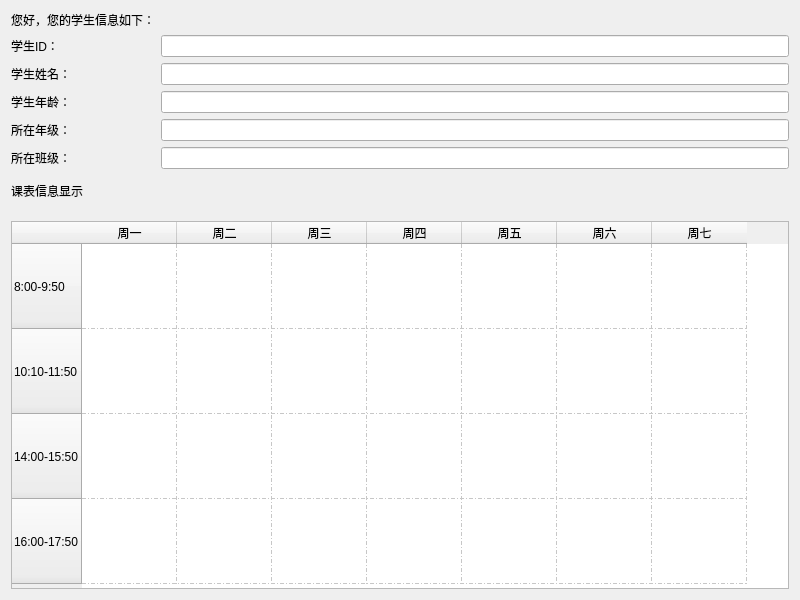
<?xml version="1.0" encoding="UTF-8"?>
<ui version="4.0">
 <class>StudentInfo</class>
 <widget class="QWidget" name="StudentInfo">
  <property name="geometry">
   <rect>
    <x>0</x>
    <y>0</y>
    <width>800</width>
    <height>600</height>
   </rect>
  </property>
  <property name="windowTitle">
   <string>个人信息查询</string>
  </property>
  <layout class="QFormLayout" name="formLayout">
   <item row="0" column="0">
    <widget class="CaptionLabel" name="label">
     <property name="sizePolicy">
      <sizepolicy hsizetype="Fixed" vsizetype="Fixed">
       <horstretch>0</horstretch>
       <verstretch>0</verstretch>
      </sizepolicy>
     </property>
     <property name="text">
      <string>您好，您的学生信息如下：</string>
     </property>
    </widget>
   </item>
   <item row="1" column="0">
    <widget class="CaptionLabel" name="label_2">
     <property name="text">
      <string>学生ID：</string>
     </property>
    </widget>
   </item>
   <item row="1" column="1">
    <widget class="LineEdit" name="lineEdit_1">
     <property name="readOnly">
      <bool>true</bool>
     </property>
    </widget>
   </item>
   <item row="2" column="0">
    <widget class="CaptionLabel" name="label_3">
     <property name="text">
      <string>学生姓名：</string>
     </property>
    </widget>
   </item>
   <item row="2" column="1">
    <widget class="LineEdit" name="lineEdit_2">
     <property name="readOnly">
      <bool>true</bool>
     </property>
    </widget>
   </item>
   <item row="3" column="0">
    <widget class="CaptionLabel" name="label_4">
     <property name="text">
      <string>学生年龄：</string>
     </property>
    </widget>
   </item>
   <item row="3" column="1">
    <widget class="LineEdit" name="lineEdit_3">
     <property name="readOnly">
      <bool>true</bool>
     </property>
    </widget>
   </item>
   <item row="4" column="0">
    <widget class="CaptionLabel" name="label_5">
     <property name="text">
      <string>所在年级：</string>
     </property>
    </widget>
   </item>
   <item row="4" column="1">
    <widget class="LineEdit" name="lineEdit_4">
     <property name="readOnly">
      <bool>true</bool>
     </property>
    </widget>
   </item>
   <item row="5" column="0">
    <widget class="CaptionLabel" name="label_6">
     <property name="text">
      <string>所在班级：</string>
     </property>
    </widget>
   </item>
   <item row="5" column="1">
    <widget class="LineEdit" name="lineEdit_5">
     <property name="readOnly">
      <bool>true</bool>
     </property>
    </widget>
   </item>
   <item row="6" column="0">
    <widget class="CaptionLabel" name="CaptionLabel">
     <property name="text">
      <string>课表信息显示</string>
     </property>
    </widget>
   </item>
   <item row="6" column="1">
    <spacer name="verticalSpacer">
     <property name="orientation">
      <enum>Qt::Vertical</enum>
     </property>
     <property name="sizeType">
      <enum>QSizePolicy::Ignored</enum>
     </property>
     <property name="sizeHint" stdset="0">
      <size>
       <width>20</width>
       <height>40</height>
      </size>
     </property>
    </spacer>
   </item>
   <item row="7" column="0" colspan="2">
    <widget class="TableWidget" name="TableWidget">
     <property name="editTriggers">
      <set>QAbstractItemView::NoEditTriggers</set>
     </property>
     <property name="selectionBehavior">
      <enum>QAbstractItemView::SelectItems</enum>
     </property>
     <property name="textElideMode">
      <enum>Qt::ElideMiddle</enum>
     </property>
     <property name="showGrid">
      <bool>true</bool>
     </property>
     <property name="gridStyle">
      <enum>Qt::DashDotLine</enum>
     </property>
     <property name="cornerButtonEnabled">
      <bool>true</bool>
     </property>
     <attribute name="horizontalHeaderCascadingSectionResizes">
      <bool>true</bool>
     </attribute>
     <attribute name="horizontalHeaderDefaultSectionSize">
      <number>95</number>
     </attribute>
     <attribute name="verticalHeaderCascadingSectionResizes">
      <bool>false</bool>
     </attribute>
     <attribute name="verticalHeaderMinimumSectionSize">
      <number>85</number>
     </attribute>
     <attribute name="verticalHeaderDefaultSectionSize">
      <number>85</number>
     </attribute>
     <row>
      <property name="text">
       <string>8:00-9:50</string>
      </property>
     </row>
     <row>
      <property name="text">
       <string>10:10-11:50</string>
      </property>
     </row>
     <row>
      <property name="text">
       <string>14:00-15:50</string>
      </property>
     </row>
     <row>
      <property name="text">
       <string>16:00-17:50</string>
      </property>
     </row>
     <column>
      <property name="text">
       <string>周一</string>
      </property>
     </column>
     <column>
      <property name="text">
       <string>周二</string>
      </property>
     </column>
     <column>
      <property name="text">
       <string>周三</string>
      </property>
     </column>
     <column>
      <property name="text">
       <string>周四</string>
      </property>
     </column>
     <column>
      <property name="text">
       <string>周五</string>
      </property>
     </column>
     <column>
      <property name="text">
       <string>周六</string>
      </property>
     </column>
     <column>
      <property name="text">
       <string>周七</string>
      </property>
     </column>
    </widget>
   </item>
  </layout>
 </widget>
 <customwidgets>
  <customwidget>
   <class>CaptionLabel</class>
   <extends>QLabel</extends>
   <header>qfluentwidgets</header>
  </customwidget>
  <customwidget>
   <class>LineEdit</class>
   <extends>QLineEdit</extends>
   <header>qfluentwidgets</header>
  </customwidget>
  <customwidget>
   <class>TableWidget</class>
   <extends>QTableWidget</extends>
   <header>qfluentwidgets</header>
  </customwidget>
 </customwidgets>
 <resources/>
 <connections/>
</ui>
